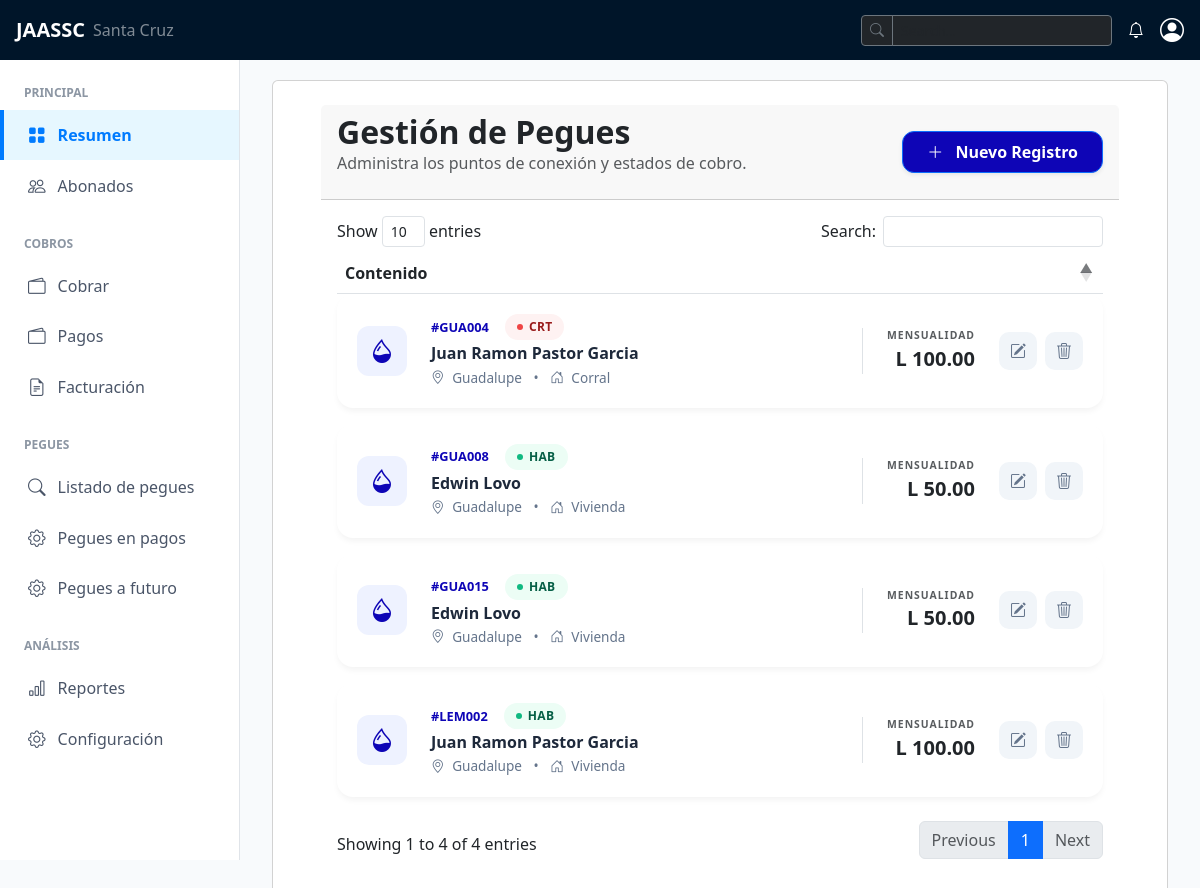
Page /pegues/ on the earlier database version.
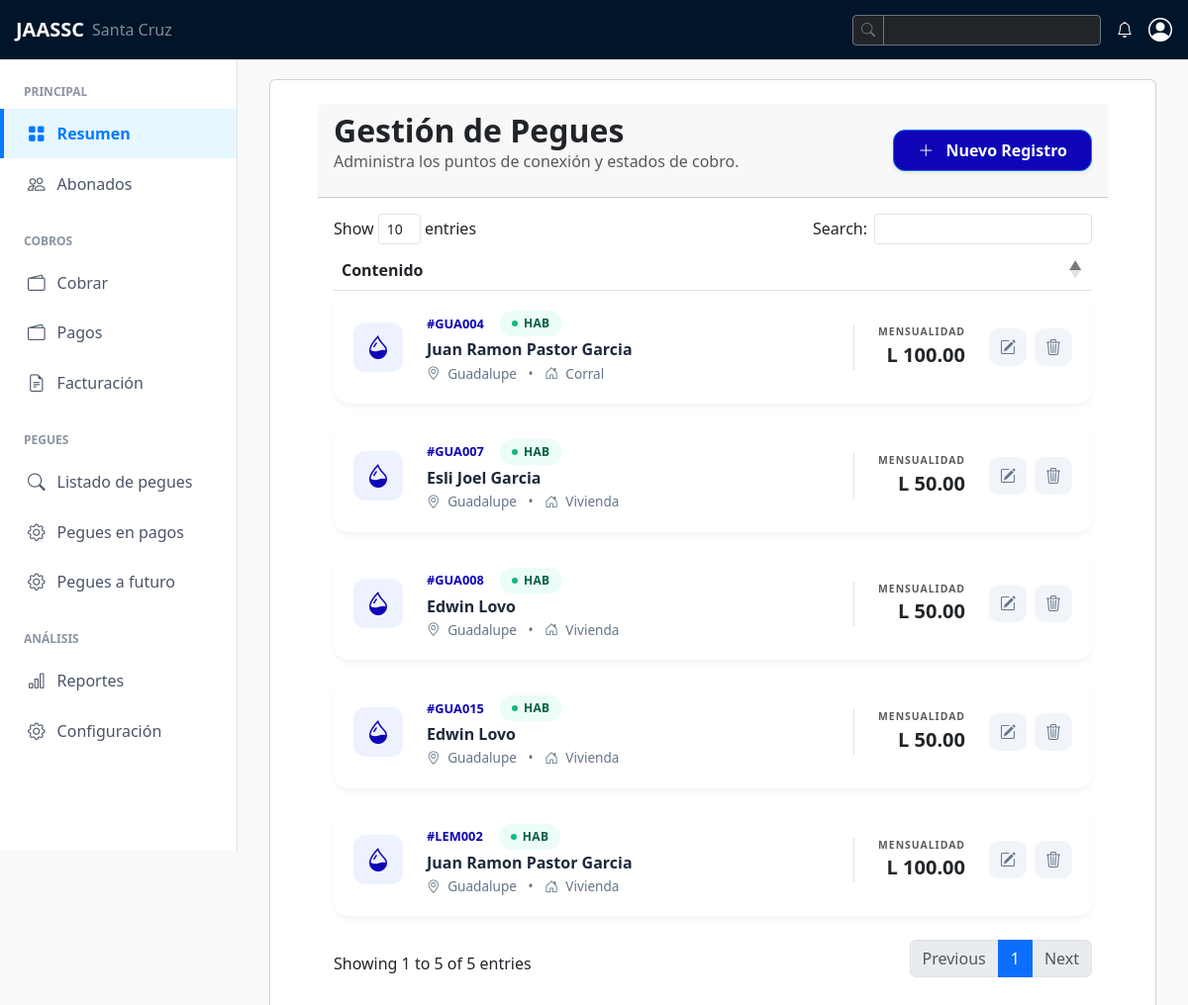
Same page on the later database version.
### pegues/models.py (models this page shows, shortened)
class Pegue(models.Model):
    codigo_pegue = models.CharField(max_length=6, unique=True, validators=[
            RegexValidator(
                regex=r'^[A-Z0-9]*$',
                message='Solo se permiten letras mayúsculas y números.',
                code='invalid_uppercase'
            )
        ])
    abonado = models.ForeignKey(Abonado, on_delete=models.CASCADE, related_name="pegues")
    barrio = models.ForeignKey(Barrio, on_delete=models.PROTECT, related_name="abonados")
    linea_distribucion = models.ForeignKey(LineaDistribucion,on_delete=models.PROTECT, related_name="abonados", blank=True, null=True)
    estado = models.CharField(choices=[('HAB', 'Habilitada'), ('INH', 'Inhabilitada'), ('CRT', 'Cortada')], max_length=10, default='HAB')
    tipo = models.CharField(choices=[('VIV', 'Vivienda'), ('COR', 'Corral'), ('SOL', 'Solar'), ('COM', 'Comercio')], max_length=10, default='VIV')
    servicios = models.ManyToManyField(Servicio, related_name="abonados")
    fecha_instalacion = models.DateField(auto_now_add=True)
    @property
    def tarifa_mensual(self):
        return sum(servicio.monto for servicio in self.servicios.filter(activo=True))

### abonados/models.py (models this page shows, shortened)
class Abonado(models.Model):
    nombre = models.CharField(max_length=100)
    dni = models.CharField(max_length=13, unique=True, blank=True, null=True, default="")
    telefono = models.CharField(max_length=8, blank=True, null=True)

### barrios/models.py (models this page shows, shortened)
class Barrio(models.Model):
    nombre = models.CharField(max_length=100, unique=True)
    descripcion = models.TextField(blank=True, null=True)
    class Meta:
        ordering = ["nombre"]

### servicios/models.py (models this page shows, shortened)
class Servicio(models.Model):
    nombre = models.CharField(max_length=5, unique=True)
    descripcion = models.CharField(max_length=100, blank=True, null=True)
    monto = models.DecimalField(max_digits=10, decimal_places=2)
    activo = models.BooleanField(default=True)

### pegues/views.py (the view)
# urls.py: path("", views.abonados_index, name="view"),
def view(request):
    pegues = Pegue.objects.all().order_by('codigo_pegue')
    return render(request, "pegues/listado_pegues.html", {"pegues": pegues})

### pegues/templates/pegues/listado_pegues.html (shortened to what this page needs)
{% extends "index.html" %}
{% block content %}
<div class="container card py-4 p-5">
    <div class=" card-header d-flex flex-column flex-md-row justify-content-between align-items-md-center">
        <div>
            <h2 class="fw-bold text-dark m-0">Gestión de Pegues</h2>
            <p class="text-muted">Administra los puntos de conexión y estados de cobro.</p>
        </div>
        <button class="btn btn-primary px-4 py-2 mt-3 mt-md-0 shadow-sm"
                style="border-radius: 12px; background: var(--primary); font-weight: 600;"
                hx-get="{% url 'pegues:create' %}" hx-target="#modal-body" data-toggle="modal" data-target="#modal_create">
            <i class="bi bi-plus-lg me-2"></i> Nuevo Registro
        </button>
    </div>
    <div class=" card-body table-responsive" style="overflow: visible;">
        <table id="dataTable" class="table">
            <thead><tr><th>Contenido</th></tr></thead>
            <tbody>
                {% for pegue in pegues %}
                <tr>
                    <td class="p-0 border-0">
                        <div class="pegue-card">
                            <div class="d-flex align-items-center flex-grow-1">
                                <div class="icon-box d-none d-lg-flex me-4 align-items-center justify-content-center"
                                     style="min-width: 50px; height: 50px; background: var(--primary-soft); border-radius: 12px; color: var(--primary);">
                                    <i class="bi bi-droplet-half fs-4"></i>
                                </div>
                                <div class="text-start">
                                    <div class="d-flex align-items-center gap-3 mb-1">
                                        <span class="pegue-code">#{{ pegue.codigo_pegue }}</span>
                                        <div class="status-badge {% if pegue.estado == 'Activo' or pegue.estado == 'HAB' %}status-hab{% else %}status-no-hab{% endif %}">
                                            <span class="dot"></span> {{ pegue.estado }}
                                        </div>
                                    </div>
                                    <h5 class="abonado-title">{{ pegue.abonado.nombre }}</h5>
                                    <div class="meta-info mt-1">
                                        <i class="bi bi-geo-alt me-1"></i> {{ pegue.barrio.nombre }}
                                        <span class="mx-2 text-silver">•</span>
                                        <i class="bi bi-house-door me-1"></i> {{ pegue.get_tipo_display }}
                                    </div>
                                </div>
                            </div>
                            <div class="d-flex align-items-center gap-4 price-box ps-md-4 border-start">
                                <div class="text-end">
                                    <div class="text-muted small fw-bold text-uppercase" style="font-size: 0.65rem; letter-spacing: 1px;">Mensualidad</div>
                                    <div class="fw-bold text-dark fs-5">L {{ pegue.tarifa_mensual }}</div>
                                </div>
                                <div class="d-flex gap-2 actions-box">
                                    <button class="btn-action btn-edit" hx-get="{% url 'pegues:edit' pegue.id %}" hx-target="#modal-body" data-toggle="modal" data-target="#modal_create">
                                        <i class="bi bi-pencil-square"></i>
                                    </button>
                                    <button class="btn-action btn-delete" hx-get="{% url 'pegues:delete' pegue.id %}" hx-target="#modal-body" data-toggle="modal" data-target="#modal_create">
                                        <i class="bi bi-trash3"></i>
                                    </button>
                                </div>
                            </div>
                        </div>
                    </td>
                </tr>
                {% endfor %}
            </tbody>
        </table>
    </div>
</div>
{% endblock %}

### managejaasc/templates/index.html (shortened to what this page needs)
<!DOCTYPE html>
<html lang="es">
<head>
    <link href="https://cdn.jsdelivr.net/npm/bootstrap@5.3.0/dist/css/bootstrap.min.css" rel="stylesheet">
    <link href="https://cdn.datatables.net/1.13.6/css/dataTables.bootstrap4.min.css" rel="stylesheet">
    <link rel="stylesheet" href="https://cdn.jsdelivr.net/npm/bootstrap-icons@1.11.0/font/bootstrap-icons.css">
</head>
<body>
    <nav class="navbar navbar-expand-lg navbar-dark navbar-jaassc px-3">
        <a class="navbar-brand d-flex align-items-center" href="#">
            <span class="fw-bold">JAASSC</span>
            <span class="ms-2 fs-6 opacity-50">Santa Cruz</span>
        </a>
        <div class="ms-auto d-flex align-items-center text-white">
            <div class="input-group input-group-sm me-3 d-none d-md-flex">
                <span class="input-group-text bg-dark border-secondary text-secondary"><i class="bi bi-search"></i></span>
                <input type="text" class="form-control bg-dark border-secondary text-white" placeholder="Search...">
            </div>
            <i class="bi bi-bell me-3"></i>
            <i class="bi bi-person-circle fs-4"></i>
        </div>
    </nav>
    <div class="sidebar-jaassc">
        <div class="nav-section-title">Principal</div>
        <a href="#" class="nav-link-jaassc active">
            <i class="bi bi-grid-fill"></i> Resumen
        </a>
        <a href="{% url 'abonados:view'%}" class="nav-link-jaassc">
            <i class="bi bi-people"></i> Abonados
        </a>
        <div class="nav-section-title">Cobros</div>
        <a href="{% url 'cobros:cobro'%}" class="nav-link-jaassc">
            <i class="bi bi-wallet2"></i> Cobrar
        </a>
        <a href="{% url 'cobros:pagos'%}" class="nav-link-jaassc">
            <i class="bi bi-wallet2"></i> Pagos
        </a>
        <a href="{% url "cobros:facturacion" %}" class="nav-link-jaassc">
            <i class="bi bi-file-earmark-text"></i> Facturación
        </a>
        <div class="nav-section-title">Pegues</div>
        <a href="{% url 'pegues:view'%}" class="nav-link-jaassc">
            <i class="bi bi-search"></i> Listado de pegues
        </a>
        <a href="#" class="nav-link-jaassc">
            <i class="bi bi-gear"></i> Pegues en pagos
        </a>
         <a href="#" class="nav-link-jaassc">
            <i class="bi bi-gear"></i> Pegues a futuro
        </a>
        <div class="nav-section-title">Análisis</div>
        <a href="#" class="nav-link-jaassc">
            <i class="bi bi-bar-chart"></i> Reportes
        </a>
        <a href="#" class="nav-link-jaassc">
            <i class="bi bi-gear"></i> Configuración
        </a>
    </div>
    <main class="main-content">
        <div class="container-fluid">
            {% block content %}
            {% endblock %}
        </div>
    </main>
</body>
</html>

### managejaasc/templates/index.html (style rules this page uses)
:root { --jaassc-dark: #001529; --jaassc-blue: #007bff; --sidebar-width: 240px; }
body { background-color: #f5f7f9; overflow-x: hidden; }
.navbar-jaassc { background-color: var(--jaassc-dark); height: 60px; position: fixed; width: 100%; z-index: 1030; }
.sidebar-jaassc { width: var(--sidebar-width); height: 100vh; position: fixed; top: 60px; left: 0; background-color: #ffffff; border-right: 1px solid #e0e4e9; overflow-y: auto; z-index: 1020; }
.nav-section-title { font-size: 0.75rem; font-weight: bold; color: #8c96a3; padding: 1.5rem 1.5rem 0.5rem; text-transform: uppercase; }
.nav-link-jaassc { color: #4a5568; padding: 0.75rem 1.5rem; display: flex; align-items: center; text-decoration: none; transition: all 0.2s; border-left: 4px solid transparent; }
.nav-link-jaassc.active { background-color: #e6f7ff; color: var(--jaassc-blue); border-left-color: var(--jaassc-blue); font-weight: 600; }
.nav-link-jaassc i { margin-right: 12px; font-size: 1.1rem; }
.main-content { margin-left: var(--sidebar-width); padding-top: 80px; padding-right: 20px; padding-left: 20px; min-height: 100vh; }
:root { --bg-main: #f8fafc; --card-bg: #ffffff; --primary: #0e05b6; --primary-soft: #eef2ff; --text-dark: #1e293b; --text-light: #64748b; --success: #10b981; --danger: #ef4444; --border-soft: #f1f5f9; }
body { background-color: var(--bg-main); }
.pegue-card { background: var(--card-bg); border: none; border-radius: 16px; padding: 1.25rem; margin-bottom: 1rem; transition: all 0.3s ease; box-shadow: 0 4px 6px -1px rgba(0, 0, 0, 0.05); display: flex; align-items: center; justify-content: space-between; }
.status-badge { display: inline-flex; align-items: center; padding: 4px 12px; border-radius: 20px; font-size: 0.75rem; font-weight: 600; letter-spacing: 0.03em; }
.dot { width: 6px; height: 6px; border-radius: 50%; margin-right: 6px; }
.status-hab { background: #ecfdf5; color: #065f46; }
.status-hab .dot { background: var(--success); }
.pegue-code { color: var(--primary); font-weight: 700; font-size: 0.8rem; }
.abonado-title { color: var(--text-dark); font-weight: 700; font-size: 1rem; margin: 0; }
.meta-info { color: var(--text-light); font-size: 0.85rem; }
.btn-action { width: 38px; height: 38px; border-radius: 10px; border: none; display: inline-flex; align-items: center; justify-content: center; transition: 0.2s; background: var(--border-soft); color: var(--text-light); }

Differences in the rows shown:
changed Pegue "Corral": estado "CRT" → "HAB"
added Pegue: codigo_pegue "GUA007", estado "HAB", abonado.nombre "Esli Joel Garcia", barrio.nombre "Guadalupe", tipo "Vivienda", tarifa_mensual "50.00"
Other differences:
text written by a page script: "Show entries Search: Showing 1 to 4 of 4 entries Previous 1 Next" → "Show entries Search: Showing 1 to 5 of 5 entries Previous 1 Next"
